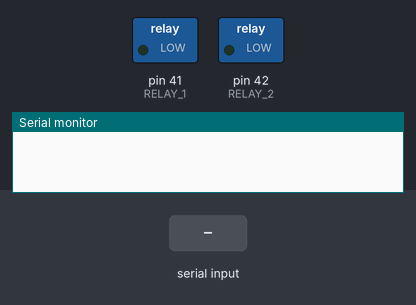
A sketch run on a simulated Arduino Mega 2560, built with avr-gcc and run on an emulated ATmega2560. On the bench: switched loads named in the sketch (green lamp = pin HIGH), the last lines printed to the serial monitor. The inputs (shaded band) are chosen by the test bench. The local clock reads 2024-03-15 10:24:30 at power-on unless the sketch sets it.

Above: at 1.2 s.
1.3 s: "1" received over Serial
At 2.7 s:
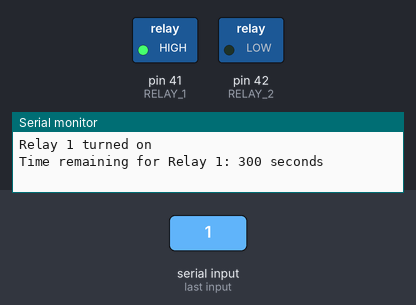
3.5 s: "3" received over Serial
At 4.6 s:
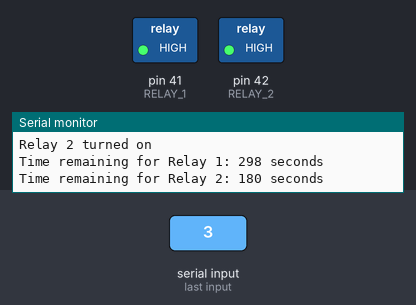
5.5 s: "2" received over Serial
At 6.9 s:
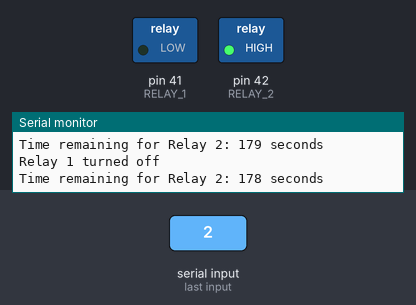
7.5 s: "4" received over Serial
At 8.6 s:
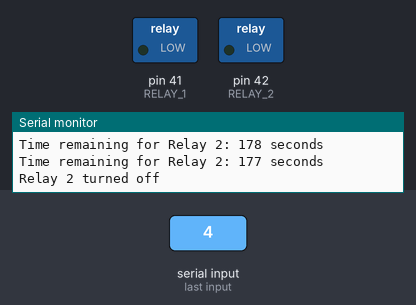
Timing chart, 0 to 10.5 s (numbered marks = the images above; inputs shaded):
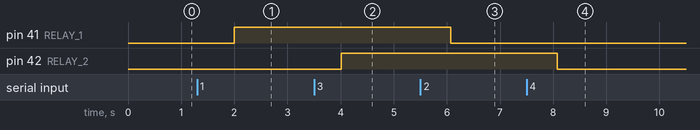

Measured:
- after the input at 1.3 s, pin 41 (RELAY_1): LOW → HIGH after 0.70 s
- after the input at 3.5 s, pin 42 (RELAY_2): LOW → HIGH after 0.51 s
- after the input at 5.5 s, pin 41 (RELAY_1): HIGH → LOW after 0.57 s
- after the input at 7.5 s, pin 42 (RELAY_2): HIGH → LOW after 0.58 s

The sketch:

RelayWorking.ino
```cpp
#include <RTClib.h>

RTC_DS3231 rtc;

const int RELAY_1 = 41;
const int RELAY_2 = 42;
const unsigned long RELAY_1_ON_TIME = 300; // 5 minutes in seconds
const unsigned long RELAY_2_ON_TIME = 180; // 3 minutes in seconds
unsigned long lastRelay1OnTime = 0;
unsigned long lastRelay2OnTime = 0;

void setup() {
  Serial.begin(9600);

  pinMode(RELAY_1, OUTPUT);
  digitalWrite(RELAY_1, LOW); // turn off relay 1

  pinMode(RELAY_2, OUTPUT);
  digitalWrite(RELAY_2, LOW); // turn off relay 2

  rtc.begin();
}

void loop() {
   if (Serial.available()) {
    // Read the incoming data from the Bluetooth module
    char incomingData = Serial.read();

    // If the incoming data is '1', turn on relay 1
    if (incomingData == '1') {
      digitalWrite(RELAY_1, HIGH);
      lastRelay1OnTime = rtc.now().unixtime(); // store the current time in seconds
      Serial.println("Relay 1 turned on");
    }
    // If the incoming data is '2', turn off relay 1
    else if (incomingData == '2') {
      digitalWrite(RELAY_1, LOW);
      Serial.println("Relay 1 turned off");
    }
    // If the incoming data is '3', turn on relay 2
    else if (incomingData == '3') {
      digitalWrite(RELAY_2, HIGH);
      lastRelay2OnTime = rtc.now().unixtime(); // store the current time in seconds
      Serial.println("Relay 2 turned on");
    }
    // If the incoming data is '4', turn off relay 2
    else if (incomingData == '4') {
      digitalWrite(RELAY_2, LOW);
      Serial.println("Relay 2 turned off");
    }
  }
  DateTime now = rtc.now();
  if(digitalRead(RELAY_1) == HIGH){
    unsigned long elapsedSeconds = now.unixtime() - lastRelay1OnTime; // calculate the elapsed time since the relay was turned on
    if (elapsedSeconds >= RELAY_1_ON_TIME) {
      digitalWrite(RELAY_1, LOW); // turn off relay 1
      Serial.println("Relay 1 turned OFF");
    }
    else {
      unsigned long remainingSeconds = RELAY_1_ON_TIME - elapsedSeconds; // calculate the remaining time
      Serial.print("Time remaining for Relay 1: ");
      Serial.print(remainingSeconds);
      Serial.println(" seconds");
    }
  }
  if(digitalRead(RELAY_2) == HIGH){
    unsigned long elapsedSeconds = now.unixtime() - lastRelay2OnTime; // calculate the elapsed time since the relay was turned on
    if (elapsedSeconds >= RELAY_2_ON_TIME) {
      digitalWrite(RELAY_2, LOW); // turn off relay 2
      Serial.println("Relay 2 turned OFF");
    }
    else {
      unsigned long remainingSeconds = RELAY_2_ON_TIME - elapsedSeconds; // calculate the remaining time
      Serial.print("Time remaining for Relay 2: ");
      Serial.print(remainingSeconds);
      Serial.println(" seconds");
    }
  }
  delay(1000);
}
```
